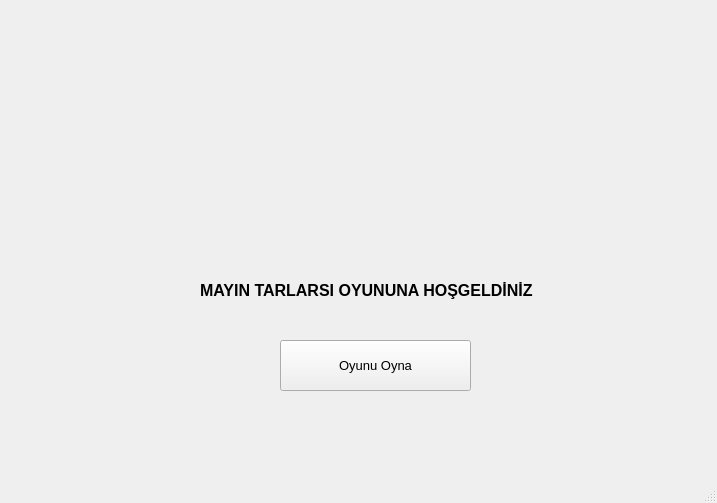
<?xml version="1.0" encoding="UTF-8"?>
<ui version="4.0">
 <class>MainWindow</class>
 <widget class="QMainWindow" name="MainWindow">
  <property name="geometry">
   <rect>
    <x>0</x>
    <y>0</y>
    <width>717</width>
    <height>503</height>
   </rect>
  </property>
  <property name="windowTitle">
   <string>MainWindow</string>
  </property>
  <widget class="QWidget" name="centralwidget">
   <widget class="QLabel" name="label">
    <property name="geometry">
     <rect>
      <x>190</x>
      <y>20</y>
      <width>341</width>
      <height>191</height>
     </rect>
    </property>
    <property name="text">
     <string/>
    </property>
    <property name="pixmap">
     <pixmap>20200406213939!BANÜ_Logo.png</pixmap>
    </property>
    <property name="scaledContents">
     <bool>true</bool>
    </property>
   </widget>
   <widget class="QLabel" name="label_2">
    <property name="geometry">
     <rect>
      <x>200</x>
      <y>240</y>
      <width>381</width>
      <height>101</height>
     </rect>
    </property>
    <property name="font">
     <font>
      <pointsize>12</pointsize>
      <weight>75</weight>
      <bold>true</bold>
     </font>
    </property>
    <property name="text">
     <string>MAYIN TARLARSI OYUNUNA HOŞGELDİNİZ</string>
    </property>
   </widget>
   <widget class="QPushButton" name="pushButton">
    <property name="geometry">
     <rect>
      <x>280</x>
      <y>340</y>
      <width>191</width>
      <height>51</height>
     </rect>
    </property>
    <property name="font">
     <font>
      <pointsize>10</pointsize>
     </font>
    </property>
    <property name="text">
     <string>Oyunu Oyna</string>
    </property>
   </widget>
  </widget>
  <widget class="QMenuBar" name="menubar">
   <property name="geometry">
    <rect>
     <x>0</x>
     <y>0</y>
     <width>717</width>
     <height>21</height>
    </rect>
   </property>
  </widget>
  <widget class="QStatusBar" name="statusbar"/>
 </widget>
 <resources>
  <include location="../../resim.qrc"/>
 </resources>
 <connections/>
</ui>
